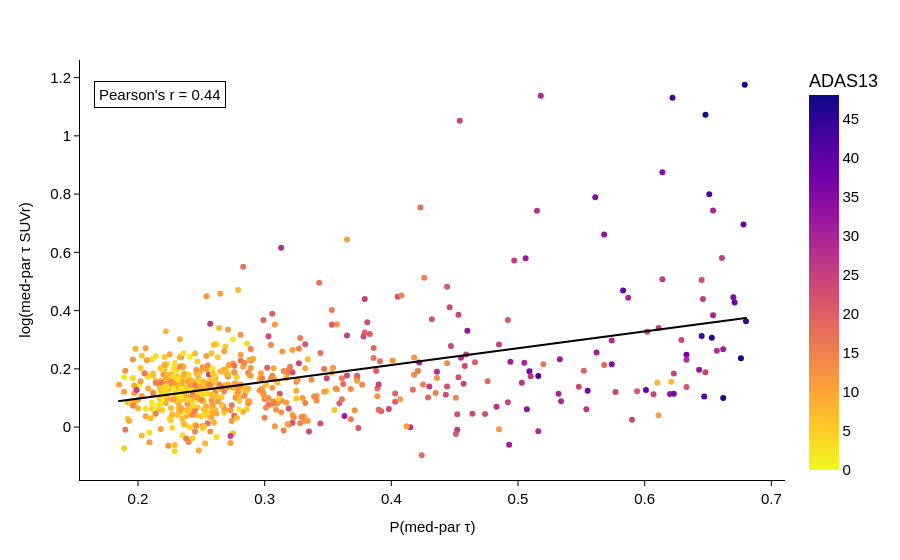

Notebook source saved alongside this figure:
### Code cell
bubble_plot_tau(adas_data_tau, 'tau_medpar_label_prob', 'tau_MEDIAL_PARIETAL_SUVR', 'P(med-par τ)', 'med-par τ SUVr', 'EF4c')

### Figure 1 — Plotly figure (JSON) as saved in the notebook; plotly's stock layout.template omitted (floating-point values rounded to 4 significant figures; data arrays with more than 128 entries replaced by an {"elided": "..."} marker saying what was removed)
{"data": [{"hovertemplate": "P(med-par τ)=%{x}<br>med-par τ SUVr=%{y}<br>ADAS13=%{marker.color}<extra></extra>", "legendgroup": "", "marker": {"color": {"elided": "619 float values"}, "coloraxis": "coloraxis", "symbol": "circle"}, "mode": "markers", "name": "", "orientation": "v", "showlegend": false, "type": "scatter", "x": {"elided": "619 float values"}, "xaxis": "x", "y": {"elided": "619 float values"}, "yaxis": "y"}, {"line": {"color": "black", "width": 2}, "mode": "lines", "name": "Regression Line", "showlegend": false, "type": "scattergl", "x": {"elided": "619 float values"}, "y": {"elided": "619 float values"}}], "layout": {"annotations": [{"align": "left", "bgcolor": "white", "bordercolor": "black", "borderpad": 4, "borderwidth": 1, "font": {"color": "black", "family": "Arial, sans-serif", "size": 15}, "showarrow": false, "text": "Pearson's r = 0.44", "x": 0.02, "xref": "paper", "y": 0.95, "yref": "paper"}], "coloraxis": {"colorbar": {"title": {"text": "ADAS13"}}, "colorscale": [[0, "#f0f921"], [0.1111, "#fdca26"], [0.2222, "#fb9f3a"], [0.3333, "#ed7953"], [0.4444, "#d8576b"], [0.5556, "#bd3786"], [0.6667, "#9c179e"], [0.7778, "#7201a8"], [0.8889, "#46039f"], [1, "#0d0887"]]}, "font": {"color": "black", "family": "Arial, sans-serif", "size": 15}, "legend": {"font": {"color": "black", "family": "Arial, sans-serif", "size": 15}, "title": {"font": {"color": "black", "family": "Arial, sans-serif", "size": 15}, "text": "ADAS-13"}, "tracegroupgap": 0}, "margin": {"t": 60}, "paper_bgcolor": "white", "plot_bgcolor": "white", "xaxis": {"anchor": "y", "domain": [0, 1], "linecolor": "black", "showgrid": false, "tickcolor": "black", "ticks": "outside", "title": {"font": {"color": "black", "family": "Arial, sans-serif", "size": 15}, "text": "P(med-par τ)"}}, "yaxis": {"anchor": "x", "domain": [0, 1], "gridcolor": "lightgrey", "gridwidth": 0.5, "linecolor": "black", "showgrid": false, "tickcolor": "black", "ticks": "outside", "title": {"font": {"color": "black", "family": "Arial, sans-serif", "size": 15}, "text": "log(med-par τ SUVr)"}}}}
